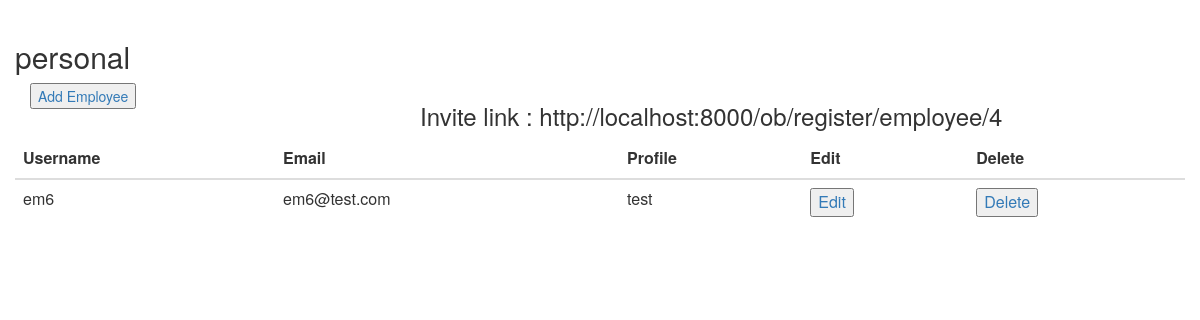
Page /ob/company/4/ (signed in) on the earlier database version.
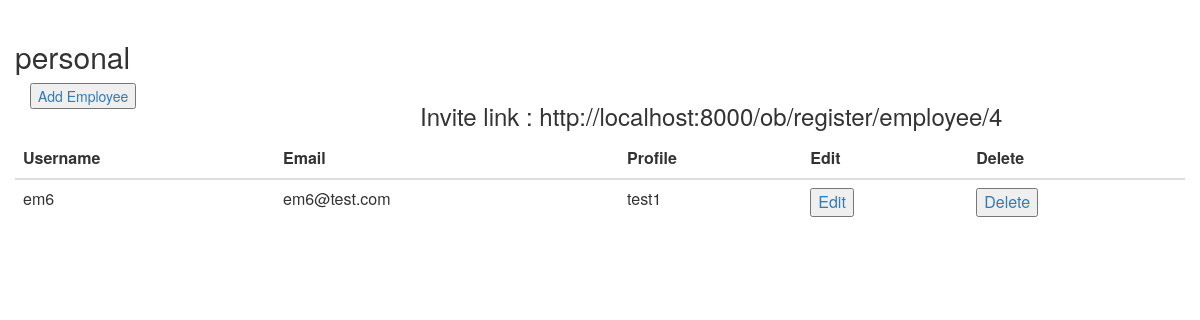
Same page on the later database version.
### onboarding/models.py (models this page shows)
class Employee(models.Model):
    user = models.ForeignKey(User,on_delete=models.CASCADE,related_name="user")
    company = models.ForeignKey(Company,on_delete=models.CASCADE,related_name="employees")
    profile = models.CharField(max_length=128)

### onboarding/views.py (the view)
# urls.py: path('company/<int:id>/',companyDetailView),
@login_required
def companyDetailView(request,id):
    company = Company.objects.get(pk=id)
    if company.admin.id==request.user.id:
        return render(request,'companydetail.html',{'company':company})
    else:
        raise PermissionDenied('Not authorized to access the company')

### onboarding/templates/companydetail.html
{% extends 'base.html' %}
{% block content %}
<div class="row">
    <h2>{{company.company_name}}</h2>
</div>
<div class="row">
    <div class="col-md-4">
        <a href="/ob/register/employee/"><button>Add Employee</button></a>
    </div>
    <div class="col-md-8">
        <h3>Invite link : http://localhost:8000/ob/register/employee/{{company.pk}}</h3>
    </div>
</div>
<div class="row">
    <table class="table">
        <thead>
            <th scope="col">
                Username
            </th>
            <th scope="col">
                Email
            </th>
            <th>
                Profile
            </th>
            <th>
                Edit
            </th>
            <th>
                Delete
            </th>
        </thead>
        {% for employee in company.employees.all %}
                    <tr>
                        <td>
                            {{employee.user.username}}
                        </td>
                        <td>
                            {{employee.user.email}}
                        </td>
                        <td>
                                {{employee.profile}}
                        </td>
                        <td>
                           <a href="/ob/edit/employee/{{employee.pk}}/"> <button> Edit</button></a>
                        </td>
                        <td>
                            <a href="/ob/delete/employee/{{employee.pk}}/"><button>Delete</button></a>
                        </td>
                    </tr>
        {% endfor %}
    </table>
</div>
{% endblock %}

Differences in the rows shown:
changed Employee "em6": profile "test" → "test1"
